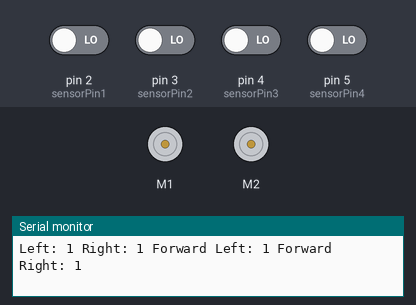
Simulated run of this sketch. Board: Arduino Uno, built with avr-gcc and run on an emulated ATmega328P. Parts: 2 × DC motor (green arrow = forward, orange = backward, longer = faster), the last lines printed to the serial monitor. Inputs (shaded band) come from the test bench; at power-on: pin 2 (sensorPin1), pin 3 (sensorPin2), pin 4 (sensorPin3), pin 5 (sensorPin4) LOW.

Above: at 1.2 s.
1.3 s: pin 2 (sensorPin1) driven HIGH
At 2.1 s:
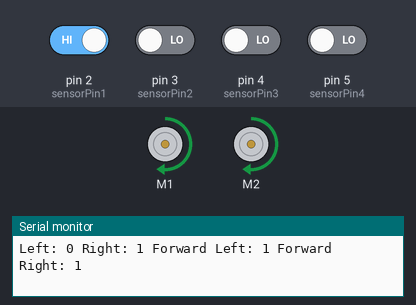
2.8 s: pin 2 (sensorPin1) driven LOW
At 3.9 s:
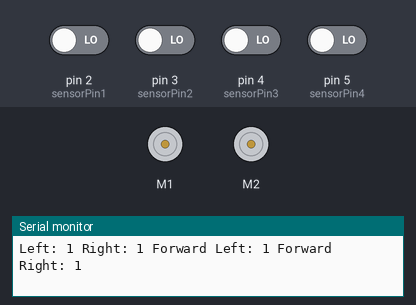
5.8 s: pin 3 (sensorPin2) driven HIGH
At 7.0 s:
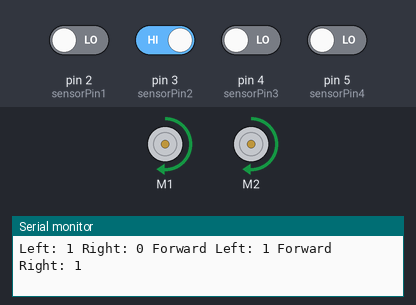
Timing chart, 0 to 8.8 s (numbered marks = the images above; inputs shaded):
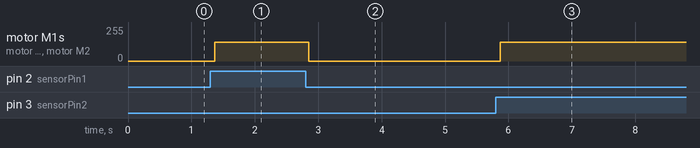

The sketch:

4_line_sensors.ino
```cpp
// making two motors move using a two light sensors


#include <Wire.h>
#include <Adafruit_MotorShield.h>
#include "utility/Adafruit_MS_PWMServoDriver.h"
Adafruit_MotorShield AFMS = Adafruit_MotorShield();
Adafruit_DCMotor *motorLeft = AFMS.getMotor(1);
Adafruit_DCMotor *motorRight = AFMS.getMotor(2);
float sensorValue = 0;

// unsigned long previous_time = 0;

// testing the line sensors

const int sensorPin1 =  2;
const int sensorPin2 = 3;
const int sensorPin3 =  4;
const int sensorPin4 = 5;
int sensorLeft = 0;
int sensorRight = 0;                     // variable for reading the sensor state
int sensorForwardLeft = 0;
int sensorForwardRight = 0;

void setup() {
  Serial.begin(9600);
  pinMode(sensorPin1, INPUT);
  pinMode(sensorPin2, INPUT);
  pinMode(sensorPin3, INPUT);
  pinMode(sensorPin4, INPUT);
  // initialize digital pin LED_BUILTIN as an output.
  AFMS.begin();
  motorLeft->setSpeed(255);
  motorRight->setSpeed(255);
}

// the loop function runs over and over again forever
void loop() {
    // 0 = white, 1 = black
    sensorLeft = 1 - digitalRead(sensorPin1);
    sensorRight = 1 - digitalRead(sensorPin2);
    sensorForwardLeft = 1 - digitalRead(sensorPin3);
    sensorForwardRight = 1 - digitalRead(sensorPin4);
    String outputText = "Left: " + String(sensorLeft) + " Right: " + String(sensorRight) + " Forward Left: " + String(sensorForwardLeft) + " Forward Right: " + String(sensorForwardRight);
    Serial.println(outputText);
    if (( sensorLeft && sensorRight ) == 0) {
      motorLeft->setSpeed(140);
      motorRight->setSpeed(140);
      motorLeft->run(FORWARD);
      motorRight->run(FORWARD);
    } else if (sensorLeft == 0 && sensorRight == 1){
      motorLeft->setSpeed(40);
      motorRight->setSpeed(210);
      motorLeft->run(FORWARD);
      motorRight->run(FORWARD);
    } else if (sensorRight == 0 && sensorLeft == 1){
      motorLeft->setSpeed(210);
      motorRight->setSpeed(40);
      motorLeft->run(FORWARD);
      motorRight->run(FORWARD);
    } else if ((sensorLeft && sensorRight) == 1) {
      motorLeft->setSpeed(140);
      motorRight->setSpeed(130);
      motorLeft->run(RELEASE);
      motorRight->run(RELEASE);
    }
    delay(10);
}
```

Measured:
- after the input at 1.3 s, motor M1, motor M2: stopped → forward 140/255 after 0.07 s
- after the input at 2.8 s, motor M1, motor M2: forward 140/255 → stopped after 0.05 s
- after the input at 5.8 s, motor M1, motor M2: stopped → forward 140/255 after 0.07 s
